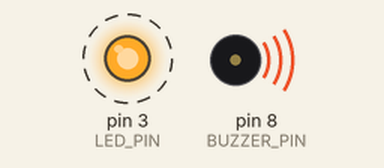
Recording of a sketch running on a simulated Arduino Uno, built with avr-gcc and run on an emulated ATmega328P. Shown: output pins drawn as LEDs (lit = HIGH), buzzer (waves = sounding). Dashed ring = blinking.

Above: at 0.5 s.
Timing chart, 0 to 4.6 s (numbered marks = the images above):
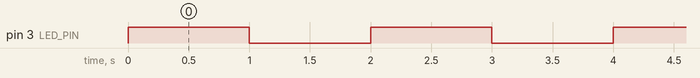

The sketch:

09_tone_with_led.ino
```cpp
const int BUZZER_PIN = 8;
const int LED_PIN = 3;

void setup(){
    pinMode(LED_PIN, OUTPUT);

    // Start a continuous 750 Hz tone
    tone(BUZZER_PIN, 750);
}

void loop(){

   // blink LED
   digitalWrite(LED_PIN, HIGH);
   delay(1000);

   digitalWrite(LED_PIN, LOW);
   delay(1000);
}


/*
 * CHALLENGE:
 *
 * Make the tone match the LED.

 * When the LED turns ON:
 *   --> Play the tone

 * When the LED turns OFF:
 *   --> Stop the tone

 * Hint:
 * You will need to use both tone() and noTone()
 * inside the loop().
 */
```

Measured:
- by itself, pin 3 (LED_PIN): alternates HIGH for 1.0 s and LOW for 1.0 s
